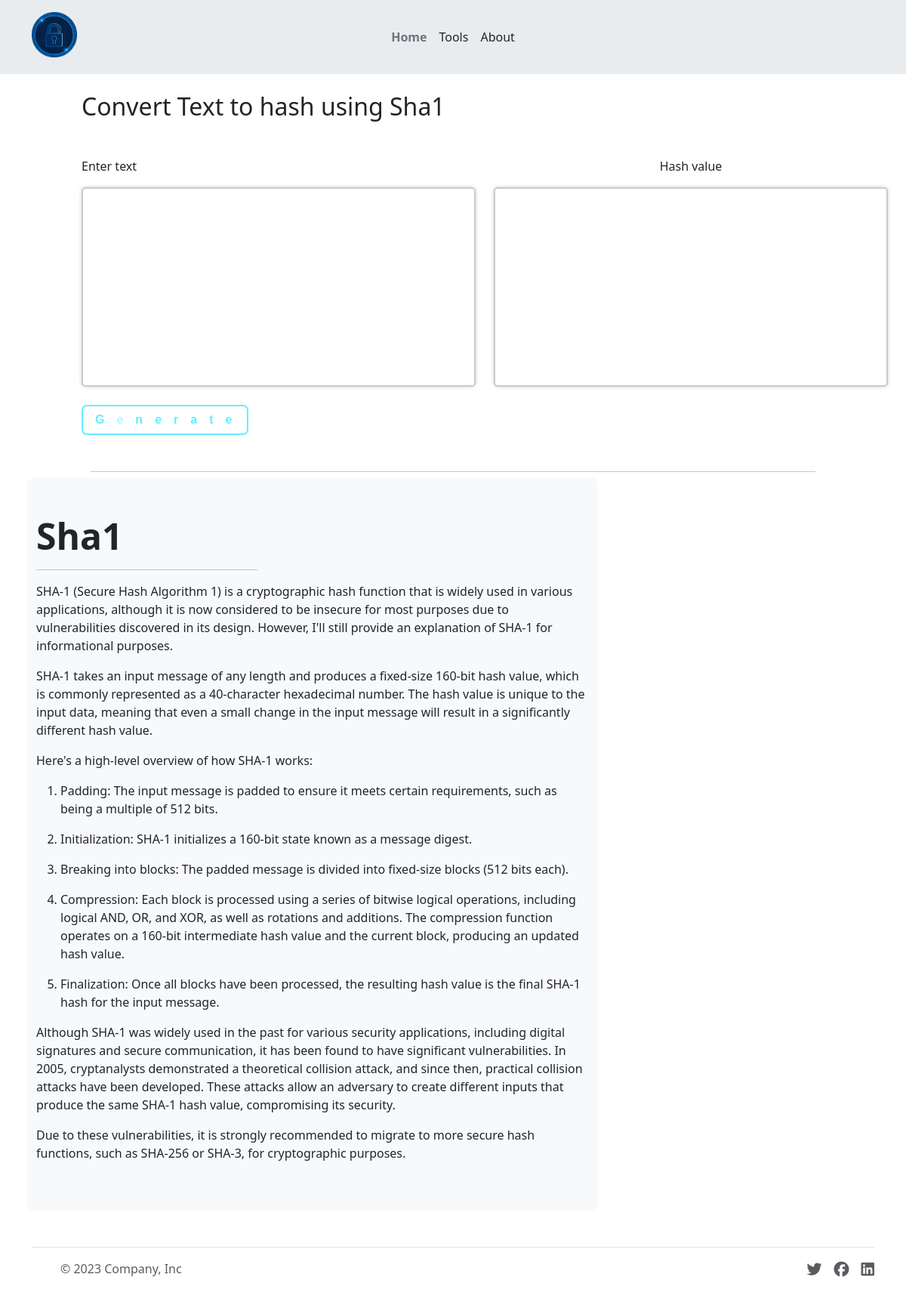
The page /sha1/ on the database its author committed.
### App/models.py (models this page shows, shortened)
class Hashing(models.Model):
    title = models.CharField(max_length=150, blank=True)
    hash_name = models.CharField(max_length=256)
    description = FroalaField()

### App/views.py (the view)
# urls.py: path('sha1/', views.Hash1, name = "sha1"),
def Hash1(request):
    media=Hashing.objects.get(hash_name='Sha1')
    if request.method=='POST':
        text = request.POST.get('text')
        hash_gen = sha_1(text)
        return render(request, 'sha1.html', context={'hash': hash_gen,'media': media,'text':text})
    return render(request, 'sha1.html', context={'hash':'','media': media})

### templates/sha1.html
{% extends 'hash1.html' %}
{% block MediaTitle %} {{media.title}} {% endblock MediaTitle %}
{% block HashVal %} {{hash}} {% endblock HashVal %}
{% block MediaName %}{{ media.hash_name}}{% endblock MediaName %}
{% block description %} {{ media.description|safe }} {% endblock description %}

### static/css/style.css (style rules this page uses)
:root { --glow-color: hsl(186 100% 69%); }
*, *::before, *::after { box-sizing: border-box; }

### rows shown on the page
Hashing: title "Convert Text to hash using Sha1", hash_name "Sha1", description "SHA-1 (Secure Hash Algorithm 1) is a cryptographic hash function that is widely used in various applications, although it is now considered to be insecure for most purposes due to vulnerabilities discovered in its design. However, I'll still provide an explanation of SHA-1 for informational purposes. SHA-1 takes an input message of any length and produces a fixed-size 160-bit hash value, which is commonly represented as a 40-character hexadecimal number. The hash value is unique to the input data, meaning that even a small change in the input message will result in a significantly different hash value. Here's a high-level overview of how SHA-1 works: Padding: The input message is padded to…"
